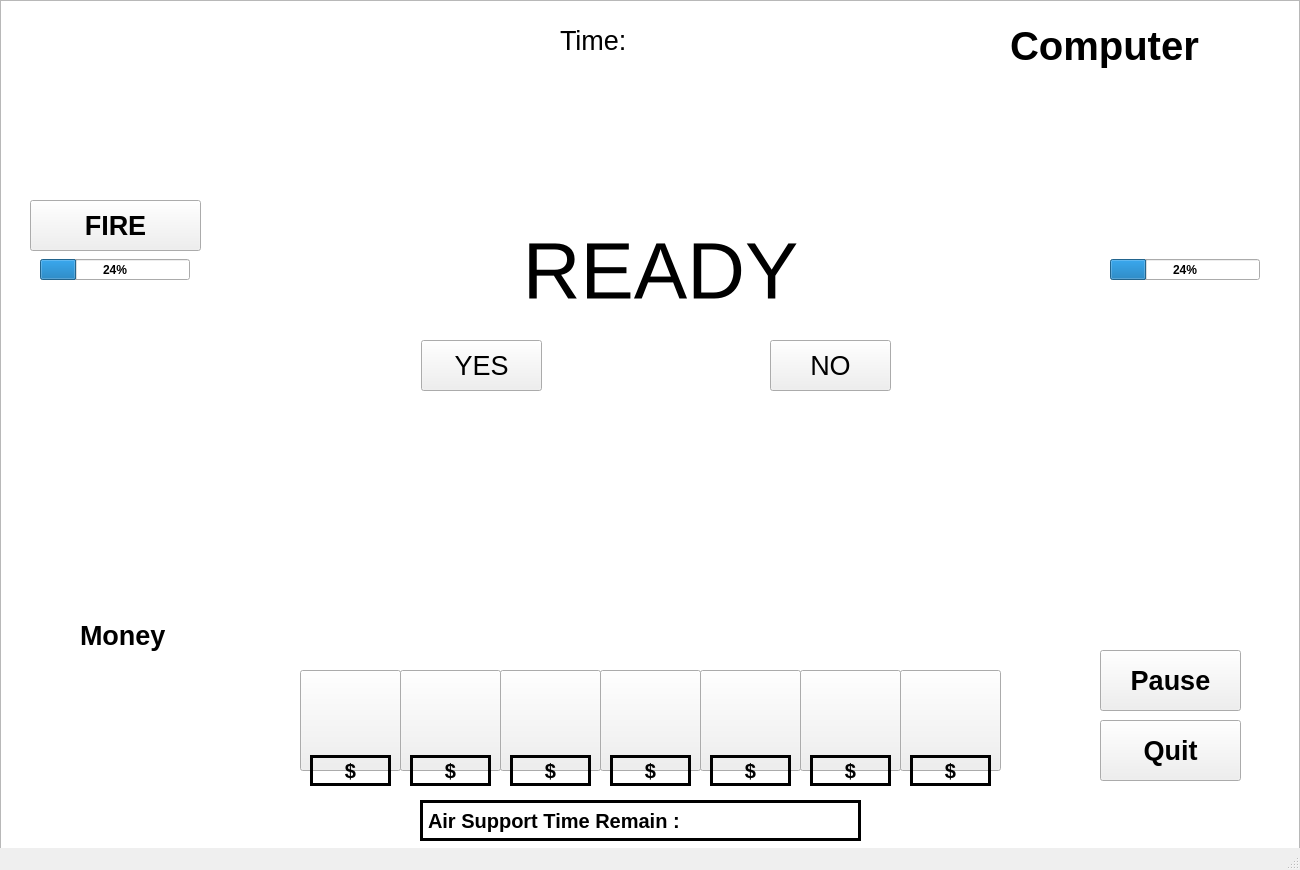
<?xml version="1.0" encoding="UTF-8"?>
<ui version="4.0">
 <class>GameWindow</class>
 <widget class="QMainWindow" name="GameWindow">
  <property name="geometry">
   <rect>
    <x>0</x>
    <y>0</y>
    <width>1300</width>
    <height>870</height>
   </rect>
  </property>
  <property name="windowTitle">
   <string>Project 2</string>
  </property>
  <property name="windowIcon">
   <iconset resource="images.qrc">
    <normaloff>:/images/Icon.png</normaloff>:/images/Icon.png</iconset>
  </property>
  <widget class="QWidget" name="centralwidget">
   <widget class="QPushButton" name="card_1">
    <property name="geometry">
     <rect>
      <x>300</x>
      <y>670</y>
      <width>101</width>
      <height>101</height>
     </rect>
    </property>
    <property name="text">
     <string/>
    </property>
   </widget>
   <widget class="QPushButton" name="card_2">
    <property name="geometry">
     <rect>
      <x>400</x>
      <y>670</y>
      <width>101</width>
      <height>101</height>
     </rect>
    </property>
    <property name="text">
     <string/>
    </property>
   </widget>
   <widget class="QPushButton" name="card_3">
    <property name="geometry">
     <rect>
      <x>500</x>
      <y>670</y>
      <width>101</width>
      <height>101</height>
     </rect>
    </property>
    <property name="text">
     <string/>
    </property>
   </widget>
   <widget class="QPushButton" name="card_4">
    <property name="geometry">
     <rect>
      <x>600</x>
      <y>670</y>
      <width>101</width>
      <height>101</height>
     </rect>
    </property>
    <property name="text">
     <string/>
    </property>
   </widget>
   <widget class="QPushButton" name="card_5">
    <property name="geometry">
     <rect>
      <x>700</x>
      <y>670</y>
      <width>101</width>
      <height>101</height>
     </rect>
    </property>
    <property name="text">
     <string/>
    </property>
   </widget>
   <widget class="QPushButton" name="card_6">
    <property name="geometry">
     <rect>
      <x>800</x>
      <y>670</y>
      <width>101</width>
      <height>101</height>
     </rect>
    </property>
    <property name="text">
     <string/>
    </property>
   </widget>
   <widget class="QPushButton" name="card_7">
    <property name="geometry">
     <rect>
      <x>900</x>
      <y>670</y>
      <width>101</width>
      <height>101</height>
     </rect>
    </property>
    <property name="text">
     <string/>
    </property>
   </widget>
   <widget class="QPushButton" name="pauseButton">
    <property name="geometry">
     <rect>
      <x>1100</x>
      <y>650</y>
      <width>141</width>
      <height>61</height>
     </rect>
    </property>
    <property name="font">
     <font>
      <pointsize>20</pointsize>
      <weight>75</weight>
      <bold>true</bold>
     </font>
    </property>
    <property name="text">
     <string>Pause</string>
    </property>
   </widget>
   <widget class="QPushButton" name="quitButton">
    <property name="geometry">
     <rect>
      <x>1100</x>
      <y>720</y>
      <width>141</width>
      <height>61</height>
     </rect>
    </property>
    <property name="font">
     <font>
      <pointsize>20</pointsize>
      <weight>75</weight>
      <bold>true</bold>
     </font>
    </property>
    <property name="text">
     <string>Quit</string>
    </property>
   </widget>
   <widget class="QLabel" name="timeLabel">
    <property name="geometry">
     <rect>
      <x>560</x>
      <y>20</y>
      <width>81</width>
      <height>41</height>
     </rect>
    </property>
    <property name="font">
     <font>
      <pointsize>20</pointsize>
     </font>
    </property>
    <property name="text">
     <string>Time:</string>
    </property>
   </widget>
   <widget class="QLabel" name="moneyLabel">
    <property name="geometry">
     <rect>
      <x>80</x>
      <y>610</y>
      <width>111</width>
      <height>51</height>
     </rect>
    </property>
    <property name="font">
     <font>
      <pointsize>20</pointsize>
      <weight>75</weight>
      <bold>true</bold>
     </font>
    </property>
    <property name="text">
     <string>Money</string>
    </property>
   </widget>
   <widget class="QLabel" name="money">
    <property name="geometry">
     <rect>
      <x>50</x>
      <y>690</y>
      <width>171</width>
      <height>71</height>
     </rect>
    </property>
    <property name="font">
     <font>
      <pointsize>50</pointsize>
      <weight>75</weight>
      <bold>true</bold>
     </font>
    </property>
    <property name="text">
     <string/>
    </property>
    <property name="alignment">
     <set>Qt::AlignCenter</set>
    </property>
   </widget>
   <widget class="QLabel" name="time">
    <property name="geometry">
     <rect>
      <x>650</x>
      <y>20</y>
      <width>111</width>
      <height>41</height>
     </rect>
    </property>
    <property name="font">
     <font>
      <pointsize>20</pointsize>
     </font>
    </property>
    <property name="text">
     <string/>
    </property>
   </widget>
   <widget class="QGraphicsView" name="background">
    <property name="geometry">
     <rect>
      <x>0</x>
      <y>0</y>
      <width>1300</width>
      <height>870</height>
     </rect>
    </property>
   </widget>
   <widget class="QLabel" name="noticeText">
    <property name="geometry">
     <rect>
      <x>20</x>
      <y>220</y>
      <width>1281</width>
      <height>101</height>
     </rect>
    </property>
    <property name="font">
     <font>
      <pointsize>60</pointsize>
     </font>
    </property>
    <property name="text">
     <string>READY</string>
    </property>
    <property name="alignment">
     <set>Qt::AlignCenter</set>
    </property>
   </widget>
   <widget class="QPushButton" name="noticeButtonLeft">
    <property name="geometry">
     <rect>
      <x>421</x>
      <y>340</y>
      <width>121</width>
      <height>51</height>
     </rect>
    </property>
    <property name="font">
     <font>
      <pointsize>20</pointsize>
     </font>
    </property>
    <property name="text">
     <string>YES</string>
    </property>
   </widget>
   <widget class="QPushButton" name="noticeButtonRight">
    <property name="geometry">
     <rect>
      <x>770</x>
      <y>340</y>
      <width>121</width>
      <height>51</height>
     </rect>
    </property>
    <property name="font">
     <font>
      <pointsize>20</pointsize>
     </font>
    </property>
    <property name="text">
     <string>NO</string>
    </property>
   </widget>
   <widget class="QProgressBar" name="PlayerTowerHP">
    <property name="geometry">
     <rect>
      <x>40</x>
      <y>259</y>
      <width>150</width>
      <height>21</height>
     </rect>
    </property>
    <property name="font">
     <font>
      <weight>75</weight>
      <bold>true</bold>
     </font>
    </property>
    <property name="value">
     <number>24</number>
    </property>
   </widget>
   <widget class="QProgressBar" name="AITowerHP">
    <property name="geometry">
     <rect>
      <x>1110</x>
      <y>259</y>
      <width>150</width>
      <height>21</height>
     </rect>
    </property>
    <property name="font">
     <font>
      <weight>75</weight>
      <bold>true</bold>
     </font>
    </property>
    <property name="value">
     <number>24</number>
    </property>
   </widget>
   <widget class="QLabel" name="name">
    <property name="geometry">
     <rect>
      <x>30</x>
      <y>30</y>
      <width>171</width>
      <height>51</height>
     </rect>
    </property>
    <property name="font">
     <font>
      <pointsize>30</pointsize>
      <weight>75</weight>
      <bold>true</bold>
     </font>
    </property>
    <property name="text">
     <string/>
    </property>
   </widget>
   <widget class="QLabel" name="name_2">
    <property name="geometry">
     <rect>
      <x>1010</x>
      <y>20</y>
      <width>231</width>
      <height>51</height>
     </rect>
    </property>
    <property name="font">
     <font>
      <pointsize>30</pointsize>
      <weight>75</weight>
      <bold>true</bold>
     </font>
    </property>
    <property name="text">
     <string>Computer</string>
    </property>
   </widget>
   <widget class="QPushButton" name="fire_button">
    <property name="geometry">
     <rect>
      <x>30</x>
      <y>200</y>
      <width>171</width>
      <height>51</height>
     </rect>
    </property>
    <property name="font">
     <font>
      <pointsize>20</pointsize>
      <weight>75</weight>
      <bold>true</bold>
     </font>
    </property>
    <property name="text">
     <string>FIRE</string>
    </property>
   </widget>
   <widget class="QLabel" name="fire_count">
    <property name="geometry">
     <rect>
      <x>420</x>
      <y>800</y>
      <width>441</width>
      <height>41</height>
     </rect>
    </property>
    <property name="font">
     <font>
      <pointsize>15</pointsize>
      <weight>75</weight>
      <bold>true</bold>
     </font>
    </property>
    <property name="frameShape">
     <enum>QFrame::Box</enum>
    </property>
    <property name="frameShadow">
     <enum>QFrame::Plain</enum>
    </property>
    <property name="lineWidth">
     <number>3</number>
    </property>
    <property name="text">
     <string>Air Support Time Remain :</string>
    </property>
    <property name="alignment">
     <set>Qt::AlignLeading|Qt::AlignLeft|Qt::AlignVCenter</set>
    </property>
   </widget>
   <widget class="QLabel" name="fire_time">
    <property name="geometry">
     <rect>
      <x>730</x>
      <y>800</y>
      <width>131</width>
      <height>41</height>
     </rect>
    </property>
    <property name="font">
     <font>
      <pointsize>15</pointsize>
      <weight>75</weight>
      <bold>true</bold>
     </font>
    </property>
    <property name="text">
     <string/>
    </property>
    <property name="alignment">
     <set>Qt::AlignCenter</set>
    </property>
   </widget>
   <widget class="QGraphicsView" name="fire_bg">
    <property name="geometry">
     <rect>
      <x>420</x>
      <y>800</y>
      <width>441</width>
      <height>40</height>
     </rect>
    </property>
   </widget>
   <widget class="QLabel" name="card_cost_1">
    <property name="geometry">
     <rect>
      <x>310</x>
      <y>755</y>
      <width>81</width>
      <height>31</height>
     </rect>
    </property>
    <property name="font">
     <font>
      <pointsize>15</pointsize>
      <weight>75</weight>
      <bold>true</bold>
     </font>
    </property>
    <property name="frameShape">
     <enum>QFrame::Box</enum>
    </property>
    <property name="lineWidth">
     <number>3</number>
    </property>
    <property name="text">
     <string>$</string>
    </property>
    <property name="alignment">
     <set>Qt::AlignCenter</set>
    </property>
   </widget>
   <widget class="QLabel" name="card_cost_2">
    <property name="geometry">
     <rect>
      <x>410</x>
      <y>755</y>
      <width>81</width>
      <height>31</height>
     </rect>
    </property>
    <property name="font">
     <font>
      <pointsize>15</pointsize>
      <weight>75</weight>
      <bold>true</bold>
     </font>
    </property>
    <property name="frameShape">
     <enum>QFrame::Box</enum>
    </property>
    <property name="lineWidth">
     <number>3</number>
    </property>
    <property name="text">
     <string>$</string>
    </property>
    <property name="alignment">
     <set>Qt::AlignCenter</set>
    </property>
   </widget>
   <widget class="QLabel" name="card_cost_3">
    <property name="geometry">
     <rect>
      <x>510</x>
      <y>755</y>
      <width>81</width>
      <height>31</height>
     </rect>
    </property>
    <property name="font">
     <font>
      <pointsize>15</pointsize>
      <weight>75</weight>
      <bold>true</bold>
     </font>
    </property>
    <property name="frameShape">
     <enum>QFrame::Box</enum>
    </property>
    <property name="lineWidth">
     <number>3</number>
    </property>
    <property name="text">
     <string>$</string>
    </property>
    <property name="alignment">
     <set>Qt::AlignCenter</set>
    </property>
   </widget>
   <widget class="QLabel" name="card_cost_4">
    <property name="geometry">
     <rect>
      <x>610</x>
      <y>755</y>
      <width>81</width>
      <height>31</height>
     </rect>
    </property>
    <property name="font">
     <font>
      <pointsize>15</pointsize>
      <weight>75</weight>
      <bold>true</bold>
     </font>
    </property>
    <property name="frameShape">
     <enum>QFrame::Box</enum>
    </property>
    <property name="lineWidth">
     <number>3</number>
    </property>
    <property name="text">
     <string>$</string>
    </property>
    <property name="alignment">
     <set>Qt::AlignCenter</set>
    </property>
   </widget>
   <widget class="QLabel" name="card_cost_5">
    <property name="geometry">
     <rect>
      <x>710</x>
      <y>755</y>
      <width>81</width>
      <height>31</height>
     </rect>
    </property>
    <property name="font">
     <font>
      <pointsize>15</pointsize>
      <weight>75</weight>
      <bold>true</bold>
     </font>
    </property>
    <property name="frameShape">
     <enum>QFrame::Box</enum>
    </property>
    <property name="lineWidth">
     <number>3</number>
    </property>
    <property name="text">
     <string>$</string>
    </property>
    <property name="alignment">
     <set>Qt::AlignCenter</set>
    </property>
   </widget>
   <widget class="QLabel" name="card_cost_6">
    <property name="geometry">
     <rect>
      <x>810</x>
      <y>755</y>
      <width>81</width>
      <height>31</height>
     </rect>
    </property>
    <property name="font">
     <font>
      <pointsize>15</pointsize>
      <weight>75</weight>
      <bold>true</bold>
     </font>
    </property>
    <property name="frameShape">
     <enum>QFrame::Box</enum>
    </property>
    <property name="lineWidth">
     <number>3</number>
    </property>
    <property name="text">
     <string>$</string>
    </property>
    <property name="alignment">
     <set>Qt::AlignCenter</set>
    </property>
   </widget>
   <widget class="QLabel" name="card_cost_7">
    <property name="geometry">
     <rect>
      <x>910</x>
      <y>755</y>
      <width>81</width>
      <height>31</height>
     </rect>
    </property>
    <property name="font">
     <font>
      <pointsize>15</pointsize>
      <weight>75</weight>
      <bold>true</bold>
     </font>
    </property>
    <property name="frameShape">
     <enum>QFrame::Box</enum>
    </property>
    <property name="lineWidth">
     <number>3</number>
    </property>
    <property name="text">
     <string>$</string>
    </property>
    <property name="alignment">
     <set>Qt::AlignCenter</set>
    </property>
   </widget>
   <zorder>background</zorder>
   <zorder>card_1</zorder>
   <zorder>card_2</zorder>
   <zorder>card_3</zorder>
   <zorder>card_4</zorder>
   <zorder>card_5</zorder>
   <zorder>card_6</zorder>
   <zorder>card_7</zorder>
   <zorder>pauseButton</zorder>
   <zorder>quitButton</zorder>
   <zorder>timeLabel</zorder>
   <zorder>moneyLabel</zorder>
   <zorder>money</zorder>
   <zorder>time</zorder>
   <zorder>noticeText</zorder>
   <zorder>noticeButtonLeft</zorder>
   <zorder>noticeButtonRight</zorder>
   <zorder>PlayerTowerHP</zorder>
   <zorder>AITowerHP</zorder>
   <zorder>name</zorder>
   <zorder>name_2</zorder>
   <zorder>fire_button</zorder>
   <zorder>fire_bg</zorder>
   <zorder>fire_count</zorder>
   <zorder>fire_time</zorder>
   <zorder>card_cost_1</zorder>
   <zorder>card_cost_2</zorder>
   <zorder>card_cost_6</zorder>
   <zorder>card_cost_3</zorder>
   <zorder>card_cost_4</zorder>
   <zorder>card_cost_7</zorder>
   <zorder>card_cost_5</zorder>
  </widget>
  <widget class="QMenuBar" name="menubar">
   <property name="geometry">
    <rect>
     <x>0</x>
     <y>0</y>
     <width>1300</width>
     <height>20</height>
    </rect>
   </property>
  </widget>
  <widget class="QStatusBar" name="statusbar"/>
 </widget>
 <resources>
  <include location="images.qrc"/>
 </resources>
 <connections/>
</ui>
